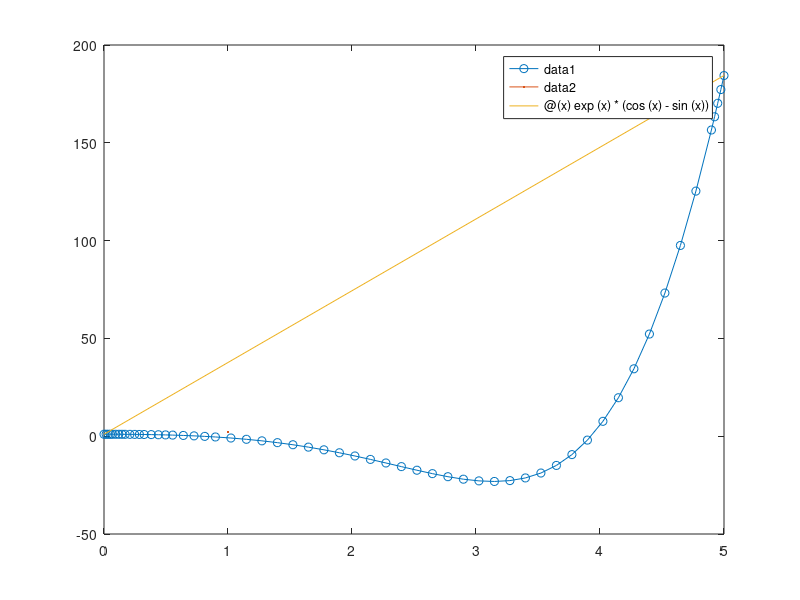

MATLAB code for this plot: (Note: this script raises an error after producing the figure.)
function [t,y]=solveode
[t,y]=ode45(@f, [0 5], [1;0]);
plot(t,y(:,1),'o-',linewidth=2)
hold on
fplot(@(x) exp(x)*(cos(x)-sin(x)),[0,5],linewidth=2)
legend('ode45 solution','analytical solution',fontsize=20)
title('Solving ODE using ode45',fontsize=20)
xlabel('t',fontsize=20)
ylabel('y',fontsize=20)
xticks(fontsize=20)
yticks(fontsize=20)

function yprime = f(t,y)
yprime = [y(2); 2*y(2)-2*y(1)];
